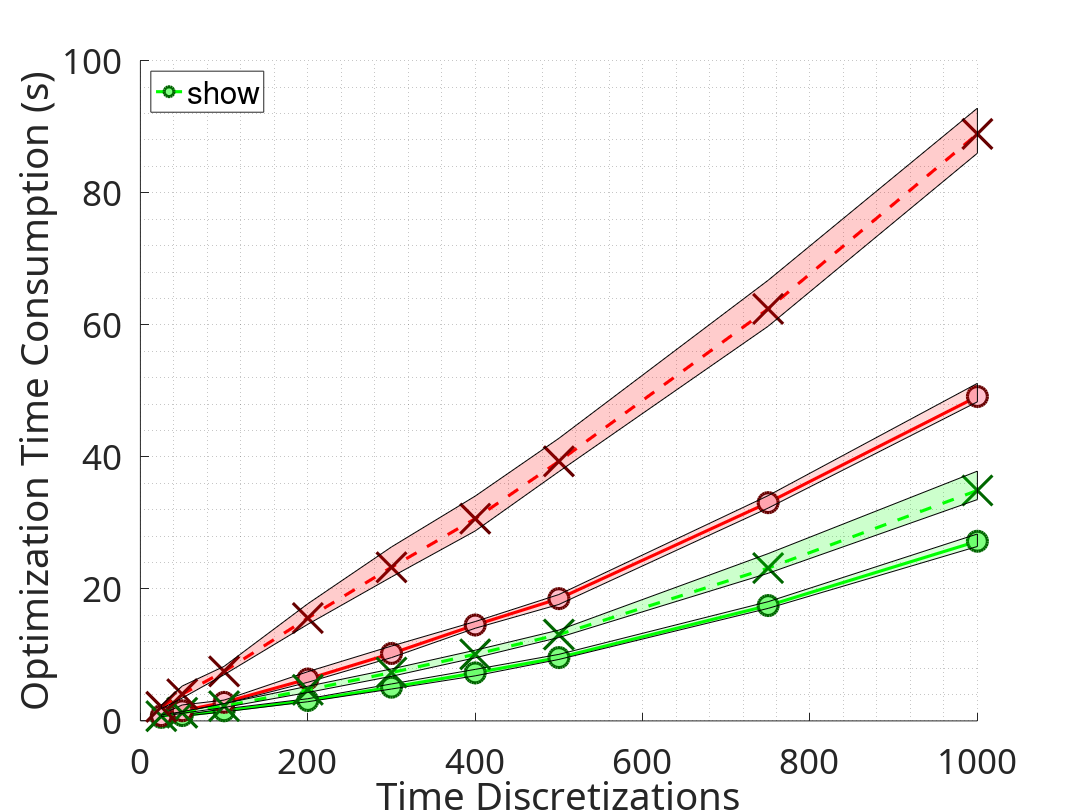

The MATLAB script that drew this image:
clear; clc; close all;

x0 = 500;
y0 = 500;
width = 1200;
height = 900;

figure;
hold on;
set(gca, 'FontName', 'Sans Serif', 'FontSize', 28)
set(gcf, 'Units', 'inches', 'Position', [x0/100 y0/100 width/100 height/100]);
set(gcf, 'PaperUnits', 'inches', 'PaperSize', [width/100, height/100]);
set(gcf, 'PaperPositionMode', 'auto');

% GH Degree = 4
n_states = [25, 50, 100, 200, 300, 400, 500, 750, 1000];

% GPU times
GPU_avg_4 = [15.2333, 23.1333, 43.8333, 88.2667, 145.867, 207.767, 273.967, 499.2, 777.533] * 35 / 1000;
GPU_min_4 = [11, 20, 39, 83, 138, 195, 266, 487, 755] * 35 / 1000;
GPU_max_4 = [20, 26, 52, 96, 160, 223, 288, 516, 809] * 35 / 1000;

CPU_avg_4 = [22.6667, 43.9, 80.2, 181.267, 291.8, 415.067, 529.1, 944.567, 1404.03] * 35 / 1000;
CPU_min_4 = [19, 39, 74, 167, 274, 401, 504, 921, 1381] * 35 / 1000;
CPU_max_4 = [28, 69, 90, 213, 324, 430, 547, 975, 1461] * 35 / 1000;

plot(n_states, GPU_avg_4, '-o', 'MarkerSize', 16, 'LineWidth', 2.5, 'Color', 'g', 'MarkerFaceColor', [0.5, 1, 0.5], 'MarkerEdgeColor', [0, 0.4, 0], 'DisplayName', 'GPU Mean GH degree = 4');
fill([n_states, fliplr(n_states)], [GPU_min_4, fliplr(GPU_max_4)], 'g', 'FaceAlpha', 0.15, 'HandleVisibility', 'off');

plot(n_states, CPU_avg_4, '-o', 'MarkerSize', 16, 'LineWidth', 2.5, 'Color', 'r', 'MarkerFaceColor', [1, 0.75, 0.8], 'MarkerEdgeColor', [0.4, 0, 0], 'DisplayName', 'CPU Mean GH degree = 4');
fill([n_states, fliplr(n_states)], [CPU_min_4, fliplr(CPU_max_4)], 'r', 'FaceAlpha', 0.15, 'HandleVisibility', 'off');

% GH Degree = 10
% GPU times
GPU_avg_10 = [20.4667, 35.3333, 63.6667, 134.733, 209.267, 288.167, 373.8, 661.4, 997.4] * 35 / 1000;
GPU_min_10 = [18, 33, 58, 123, 193, 273, 361, 639, 958] * 35 / 1000;
GPU_max_10 = [26, 40, 75, 150, 225, 306, 393, 724, 1081] * 35 / 1000;

CPU_avg_10 = [60.8, 115.567, 214.267, 445.2, 664.967, 875.23, 1123.33, 1783.13, 2540.33] * 35 / 1000;
CPU_min_10 = [53, 99, 200, 418, 623, 822, 1079, 1708, 2457] * 35 / 1000;
CPU_max_10 = [68, 151, 236, 507, 753, 973, 1223, 1907, 2652] * 35 / 1000;

plot(n_states, GPU_avg_10, '--x', 'MarkerSize', 24, 'LineWidth', 2.5, 'Color', 'g', 'MarkerFaceColor', [0.5, 1, 0.5], 'MarkerEdgeColor', [0, 0.4, 0], 'DisplayName', 'GPU Mean GH degree = 10');
fill([n_states, fliplr(n_states)], [GPU_min_10, fliplr(GPU_max_10)], 'g', 'FaceAlpha', 0.2, 'HandleVisibility', 'off');

plot(n_states, CPU_avg_10, '--x', 'MarkerSize', 24, 'LineWidth', 2.5, 'Color', 'r', 'MarkerFaceColor', [1, 0.75, 0.8], 'MarkerEdgeColor', [0.4, 0, 0], 'DisplayName', 'CPU Mean GH degree = 10');
fill([n_states, fliplr(n_states)], [CPU_min_10, fliplr(CPU_max_10)], 'r', 'FaceAlpha', 0.2, 'HandleVisibility', 'off');

ratio = (CPU_avg_10-GPU_avg_10)./CPU_avg_10

xlabel("Time Discretizations")
ylabel("Optimization Time Consumption (s)")
legend('show', 'Location', 'northwest');
grid minor

exportgraphics(gcf, '2dpR_total_1.pdf', 'ContentType', 'vector', 'BackgroundColor', 'none');